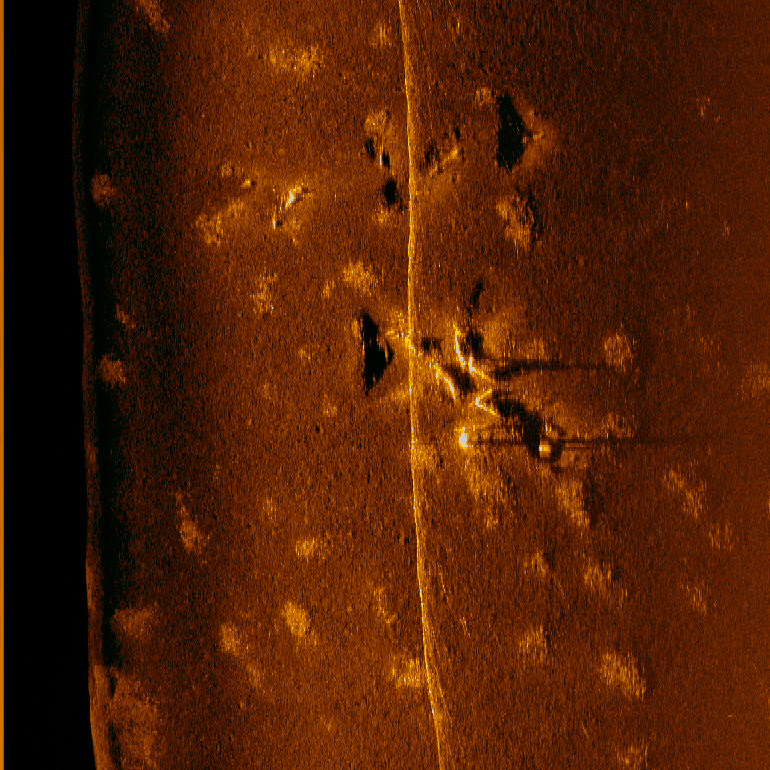
#> input picture CurlyTorpedo.JPG, 770 x 770 px, found by its file name
$ python testingCurlyTorpedo.py
#> lines starting #> are read from the running program, lines starting #| are printed output that depends on the picture; after the words box and inside, x2 and y2 are one past the last pixel; in counts of white or black regions, pixels touching at a corner belong together
import cv2
import numpy as np

def merge_contours(bright_contours, dark_contours, max_neighbor_distance):
    merged_bright_contours = []
    unmerged_dark_contours = []
    unmerged_bright_contours = []

    for bright_contour in bright_contours:
        merged_bright = bright_contour
        merged = False
        updated_dark_contours = []  # New list to store dark contours without the contour being merged
        for dark_contour in dark_contours:
            merge_flag = False  # Flag to check if the dark contour is merged
            for point in dark_contour[:, 0]:
                pt = (int(point[0]), int(point[1]))  # Convert coordinates to integers
                dist = cv2.pointPolygonTest(bright_contour, pt, True)
                if dist > 0 and dist < max_neighbor_distance:
                    merged_bright = cv2.convexHull(np.concatenate((merged_bright, dark_contour)))
                    merge_flag = True
                    merged = True
                    break
            if not merge_flag:  # If the contour is not merged, add it to the updated dark contours list
                updated_dark_contours.append(dark_contour)
        dark_contours = updated_dark_contours  # Update dark_contours array after removing the merged contour
        if merged:
            merged_bright_contours.append(merged_bright)
        else:
            unmerged_bright_contours.append(bright_contour)

    unmerged_dark_contours = dark_contours
    return merged_bright_contours, unmerged_bright_contours, unmerged_dark_contours


def darkness(img, min_contour_area_threshold, max_contour_area_threshold):

    # Convert the image to grayscale
    img_gray = cv2.cvtColor(img, cv2.COLOR_BGR2GRAY)

    # Adjust contrast and brightness levels in the grayscale image
    alpha = 17
    beta = 30
    high_contrast_result = cv2.convertScaleAbs(img_gray, alpha=alpha, beta=beta)
    img_blur = cv2.GaussianBlur(high_contrast_result, (7, 7), 0)

    # Canny Edge Detection
    edges_result = cv2.Canny(image=img_blur, threshold1=100, threshold2=200)
    contours, _ = cv2.findContours(edges_result, cv2.RETR_EXTERNAL, cv2.CHAIN_APPROX_SIMPLE)

    # Create a mask image
    mask = np.zeros_like(edges_result)
    cv2.drawContours(mask, contours, -1, (255), thickness=cv2.FILLED)

    # Dilate the mask to connect nearby regions
    dilated_mask = cv2.dilate(mask, None, iterations=3)
    contours, _ = cv2.findContours(dilated_mask, cv2.RETR_EXTERNAL, cv2.CHAIN_APPROX_SIMPLE)

    filtered_contours = [contour for contour in contours if min_contour_area_threshold <= cv2.contourArea(contour) <= max_contour_area_threshold]
    num_landmarks = len(filtered_contours)
    print("Number of Dark Landmarks:", num_landmarks)

    # Drawing the contours on the original image
    img_with_dark_contours = img.copy()
    cv2.drawContours(img_with_dark_contours, filtered_contours, -1, (0, 255, 0), 2)  # Draw green contours
    return img_with_dark_contours, filtered_contours

def brightness(img, min_contour_area_threshold, max_contour_area_threshold):

    img_gray = cv2.cvtColor(img, cv2.COLOR_BGR2GRAY)
    inverted_img_gray = 255 - img_gray

    # Adjust contrast and brightness levels in the inverted grayscale image
    alpha = 3.5
    beta = 40
    high_contrast_result = cv2.convertScaleAbs(inverted_img_gray, alpha=alpha, beta=beta)
    img_blur = cv2.GaussianBlur(high_contrast_result, (1, 1), 0)
    cv2.imshow('dark', high_contrast_result)
    cv2.waitKey(0)


    # Canny Edge Detection
    edges_result = cv2.Canny(image=img_blur, threshold1=100, threshold2=200)
    contours, _ = cv2.findContours(edges_result, cv2.RETR_EXTERNAL, cv2.CHAIN_APPROX_SIMPLE)

    mask = np.zeros_like(edges_result)
    cv2.drawContours(mask, contours, -1, (255), thickness=cv2.FILLED)

    # Dilate the mask to connect nearby regions
    dilated_mask = cv2.dilate(mask, None, iterations=3)
    contours, _ = cv2.findContours(dilated_mask, cv2.RETR_EXTERNAL, cv2.CHAIN_APPROX_SIMPLE)

    filtered_contours = [contour for contour in contours if min_contour_area_threshold <= cv2.contourArea(contour) <= max_contour_area_threshold]
    num_landmarks = len(filtered_contours)
    print("Number of Bright Landmarks:", num_landmarks)

    # Drawing the contours on the original image
    img_with_bright_contours = img.copy()
    cv2.drawContours(img_with_bright_contours, filtered_contours, -1, (255, 0, 0), 2)  # Draw blue contours
    return img_with_bright_contours, filtered_contours

if __name__ == "__main__":
    img = cv2.imread('CurlyTorpedo.jpg')
#> img is the input picture: shape (770, 770, 3); mean B, G, R 0.7, 31.4, 79.5
    #img = cv2.resize(img, (1500, 1000))
    #min_dark_contour_area_threshold = int(input("Enter the minimum contour area threshold for dark regions: "))
    #max_dark_contour_area_threshold = int(input("Enter the maximum contour area threshold for dark regions: "))
    min_dark_contour_area_threshold = 200 #200
    max_dark_contour_area_threshold = 2500 #2500
    dark_result, dark_contours = darkness(img, min_dark_contour_area_threshold, max_dark_contour_area_threshold)
#> in darkness, `img_gray = cv2.cvtColor(img, cv2.COLOR_BGR2GRAY)`:
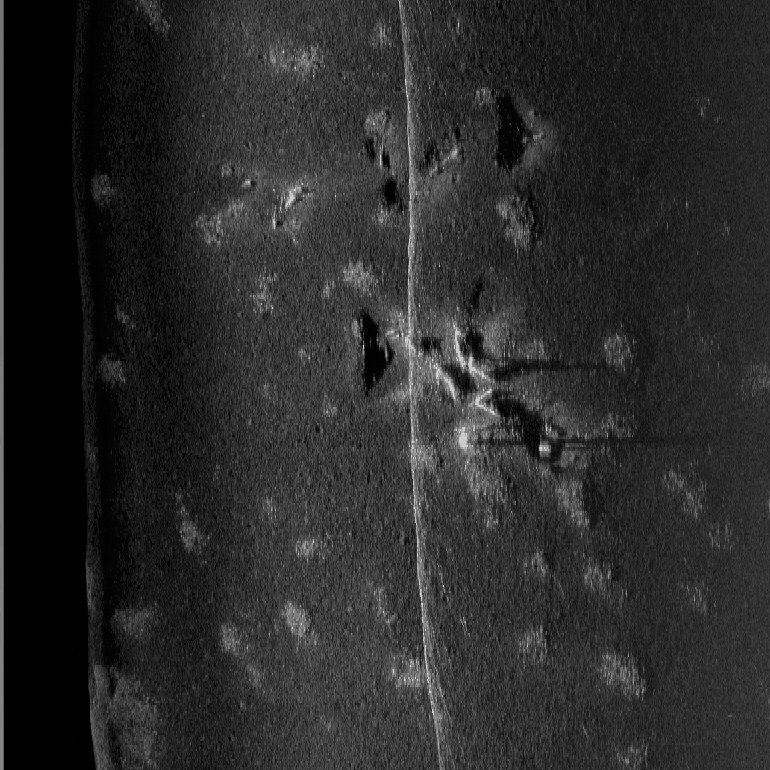
#> img_gray: shape (770, 770); min 0, max 225, mean 42.3
#> in darkness, `high_contrast_result = cv2.convertScaleAbs(img_gray, alpha=alpha, beta..`:
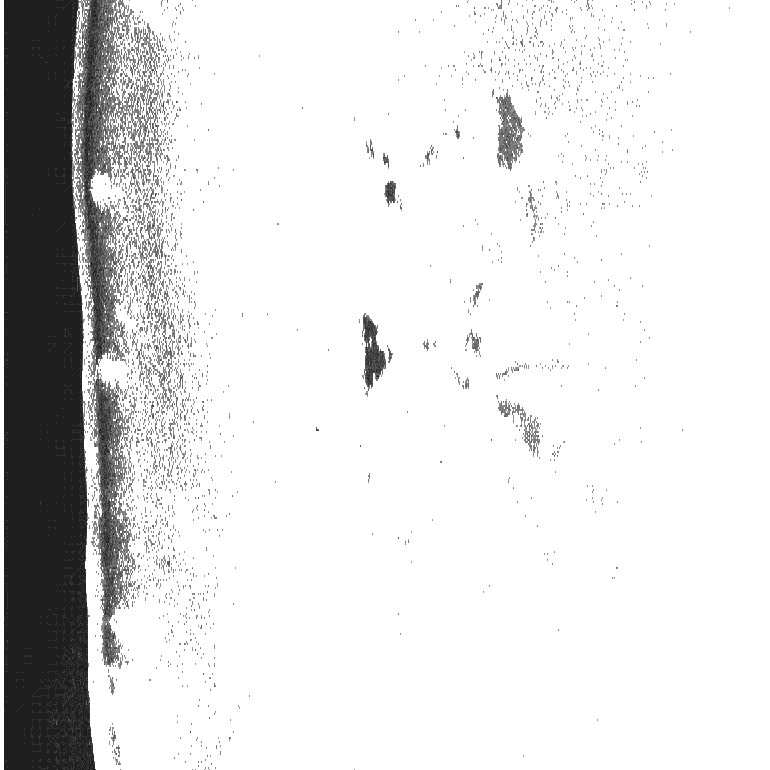
#> high_contrast_result: shape (770, 770); min 30, max 255, mean 223.8
#> in darkness, `edges_result = cv2.Canny(image=img_blur, threshold1=100, threshold2=200)`:
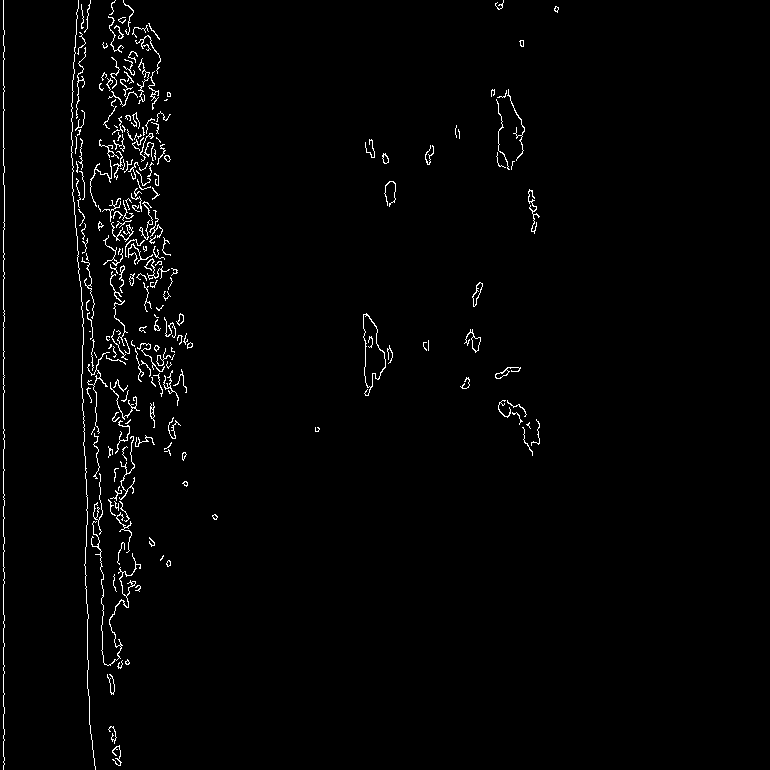
#> edges_result: shape (770, 770); 1.7% white in thin lines or dots, all inside (x1, y1, x2, y2) = (3, 0, 559, 770)
#> in darkness, `contours, _ = cv2.findContours(edges_result, cv2.RETR_EXTERNAL, cv2.CH..`: contours = 214 contours, 186 with area under 20; largest, box (x1, y1, x2, y2) and area: (363, 313, 386, 396) 966, (472, 282, 483, 307) 102, (464, 329, 481, 353) 100, (91, 521, 141, 666) 86, (495, 367, 521, 379) 68
#> in darkness, `dilated_mask = cv2.dilate(mask, None, iterations=3)`: dilated_mask: shape (770, 770); 10.1% white; 29 white regions
#> in darkness, `contours, _ = cv2.findContours(dilated_mask, cv2.RETR_EXTERNAL, cv2.CH..`: contours = 28 contours; largest, box (x1, y1, x2, y2) and area: (68, 0, 196, 770) 47441, (0, 0, 8, 770) 4986, (488, 86, 528, 173) 2250, (360, 310, 396, 399) 1878, (495, 397, 543, 459) 1370
#> in darkness, `filtered_contours = [contour for contour in contours if min_contour_ar..`: filtered_contours = 14 contours; largest, box (x1, y1, x2, y2) and area: (488, 86, 528, 173) 2250, (360, 310, 396, 399) 1878, (495, 397, 543, 459) 1370, (105, 723, 125, 769) 565, (525, 186, 543, 237) 564
#> in darkness, `num_landmarks = len(filtered_contours)`: num_landmarks = 14
#| Number of Dark Landmarks: 14
#> in darkness, `cv2.drawContours(img_with_dark_contours, filtered_contours, -1, (0, 25..`:
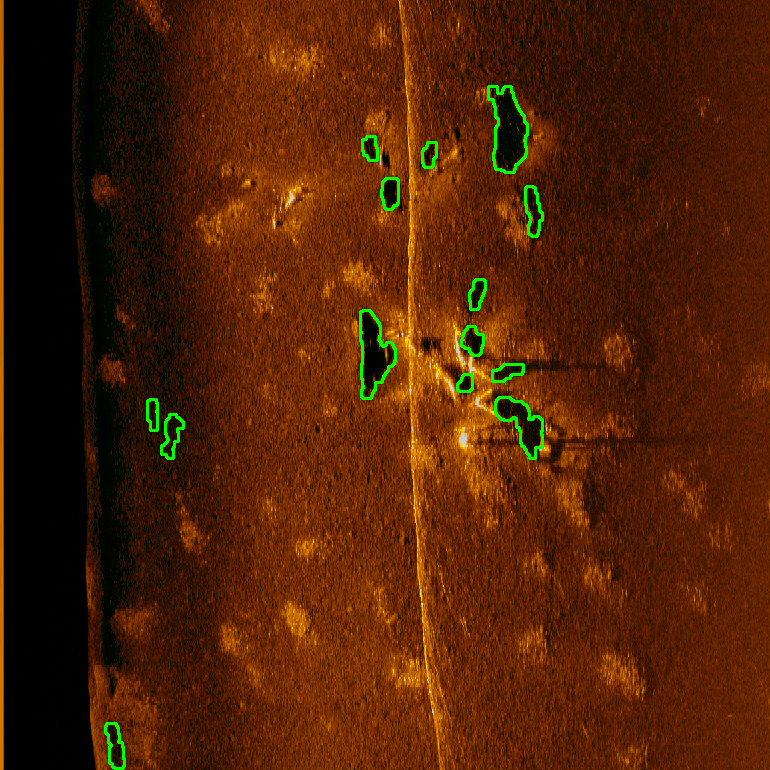
#> img_with_dark_contours: shape (770, 770, 3); 0.88% of pixels changed, all inside (x1, y1, x2, y2) = (104, 85, 544, 770)
#> dark_contours has the same summary as filtered_contours in darkness
    cv2.imshow('dark', dark_result)

    cv2.waitKey(0)

    #min_bright_contour_area_threshold = int(input("Enter the minimum contour area threshold for bright regions: "))
    #max_bright_contour_area_threshold = int(input("Enter the maximum contour area threshold for bright regions: "))
    min_bright_contour_area_threshold = 260 #260
    max_bright_contour_area_threshold = 1000 #1000
    bright_result, bright_contours = brightness(img, min_bright_contour_area_threshold, max_bright_contour_area_threshold)
#> in brightness, `inverted_img_gray = 255 - img_gray`:
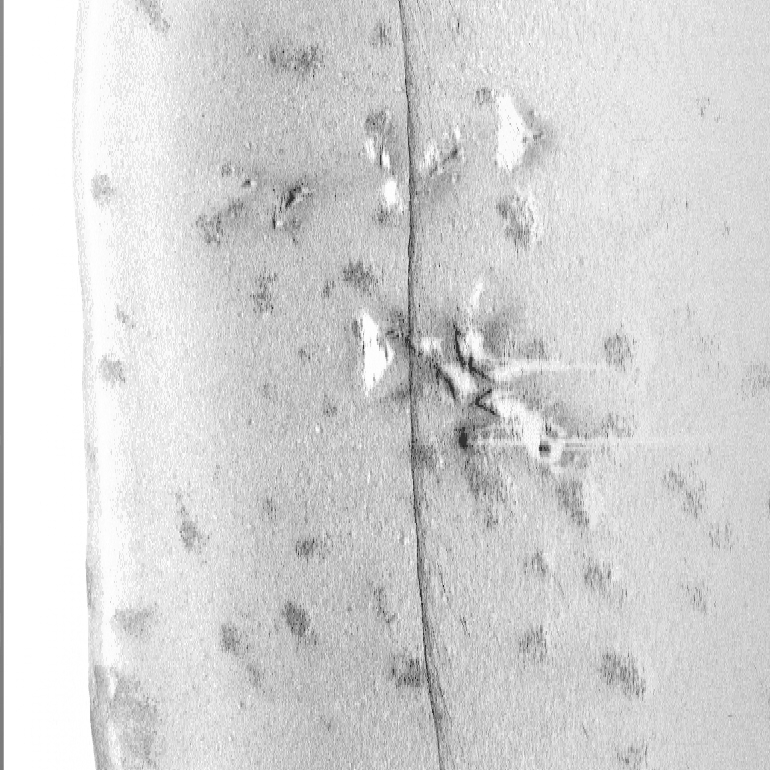
#> inverted_img_gray: shape (770, 770); min 30, max 255, mean 212.7
#> in brightness, `edges_result = cv2.Canny(image=img_blur, threshold1=100, threshold2=200)`: edges_result: shape (770, 770); 0.1% white in thin lines or dots, all inside (x1, y1, x2, y2) = (247, 51, 546, 715)
#> in brightness, `contours, _ = cv2.findContours(edges_result, cv2.RETR_EXTERNAL, cv2.CH..`: contours = 59 contours, 58 with area under 20; largest, box (x1, y1, x2, y2) and area: (453, 325, 459, 342) 32
#> in brightness, `dilated_mask = cv2.dilate(mask, None, iterations=3)`: dilated_mask: shape (770, 770); 0.88% white; 32 white regions
#> in brightness, `contours, _ = cv2.findContours(dilated_mask, cv2.RETR_EXTERNAL, cv2.CH..`: contours = 32 contours; largest, box (x1, y1, x2, y2) and area: (450, 322, 487, 380) 761, (428, 355, 459, 402) 486, (455, 424, 471, 451) 322, (405, 364, 425, 398) 304, (472, 394, 498, 418) 296
#> in brightness, `filtered_contours = [contour for contour in contours if min_contour_ar..`: filtered_contours = 5 contours; box (x1, y1, x2, y2) and area: (450, 322, 487, 380) 761, (428, 355, 459, 402) 486, (455, 424, 471, 451) 322, (405, 364, 425, 398) 304, (472, 394, 498, 418) 296
#> in brightness, `num_landmarks = len(filtered_contours)`: num_landmarks = 5
#| Number of Bright Landmarks: 5
#> in brightness, `cv2.drawContours(img_with_bright_contours, filtered_contours, -1, (255..`:
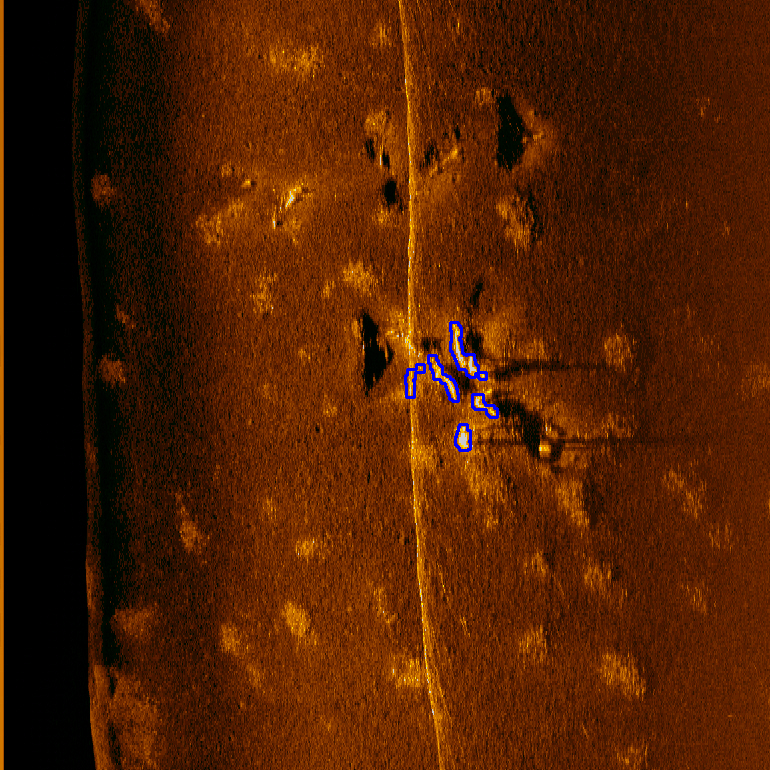
#> img_with_bright_contours: shape (770, 770, 3); 0.3% of pixels changed, all inside (x1, y1, x2, y2) = (404, 321, 499, 452)
#> bright_contours has the same summary as filtered_contours in brightness
    cv2.imshow('bright', bright_result)
    cv2.waitKey(0)

    # Merge contours
    max_neighbor_distance = 5
    merged_bright_contours, unmerged_bright_contours, unmerged_dark_contours = merge_contours(bright_contours, dark_contours, max_neighbor_distance)
#> the loop in merge_contours, `for bright_contour in bright_contours:` made 5 passes
#> after the loop in merge_contours, `for bright_contour in bright_contours:`: merged_bright_contours = 2 contours; box (x1, y1, x2, y2) and area: (472, 394, 543, 459) 2566, (450, 322, 487, 392) 2046; unmerged_bright_contours = 3 contours; box (x1, y1, x2, y2) and area: (428, 355, 459, 402) 486, (455, 424, 471, 451) 322, (405, 364, 425, 398) 304
#> in merge_contours, `unmerged_dark_contours = dark_contours`: unmerged_dark_contours = 11 contours; largest, box (x1, y1, x2, y2) and area: (488, 86, 528, 173) 2250, (360, 310, 396, 399) 1878, (105, 723, 125, 769) 565, (525, 186, 543, 237) 564, (161, 414, 184, 459) 523

    # Combine all contours into a single list
    all_contours = merged_bright_contours + unmerged_bright_contours + unmerged_dark_contours
#> all_contours = 16 contours; largest, box (x1, y1, x2, y2) and area: (472, 394, 543, 459) 2566, (488, 86, 528, 173) 2250, (450, 322, 487, 392) 2046, (360, 310, 396, 399) 1878, (105, 723, 125, 769) 565

    # Filter contours based on minimum area threshold
    filtered_contours = [contour for contour in all_contours if cv2.contourArea(contour) >= 570]#570
#> filtered_contours = 4 contours; box (x1, y1, x2, y2) and area: (472, 394, 543, 459) 2566, (488, 86, 528, 173) 2250, (450, 322, 487, 392) 2046, (360, 310, 396, 399) 1878
    overlaid_img = img.copy()
    num_landmarks = len(filtered_contours)
#> num_landmarks = 4
    print("Number of Landmarks:", num_landmarks)
#| Number of Landmarks: 4
    cv2.drawContours(overlaid_img, filtered_contours, -1, (0, 255, 0), 2)  # Draw filtered contours
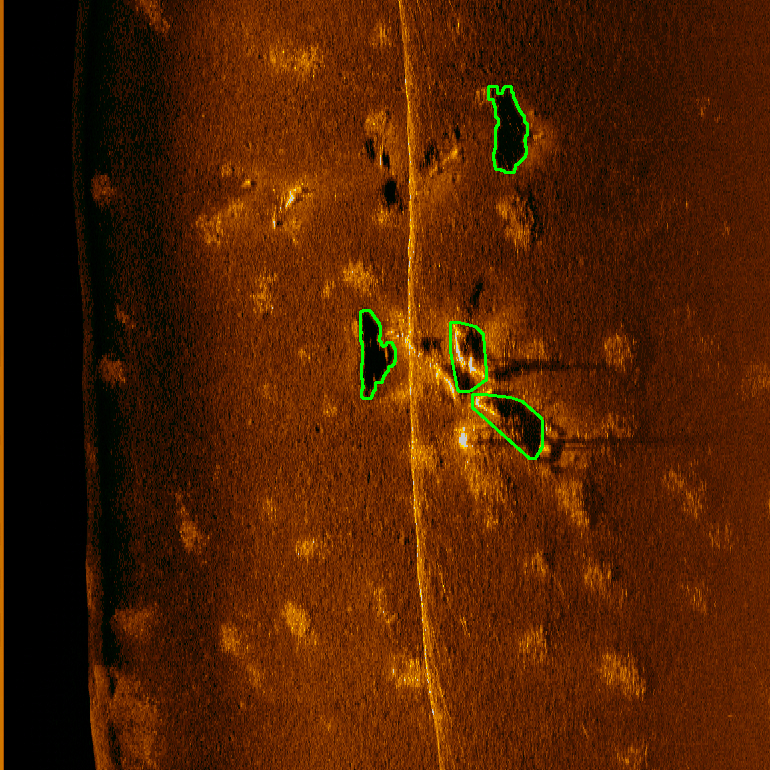
#> overlaid_img: shape (770, 770, 3); 0.46% of pixels changed, all inside (x1, y1, x2, y2) = (359, 85, 544, 460)
    cv2.imshow('Overlayed Result', overlaid_img)
    cv2.waitKey(0)
    cv2.destroyAllWindows()
